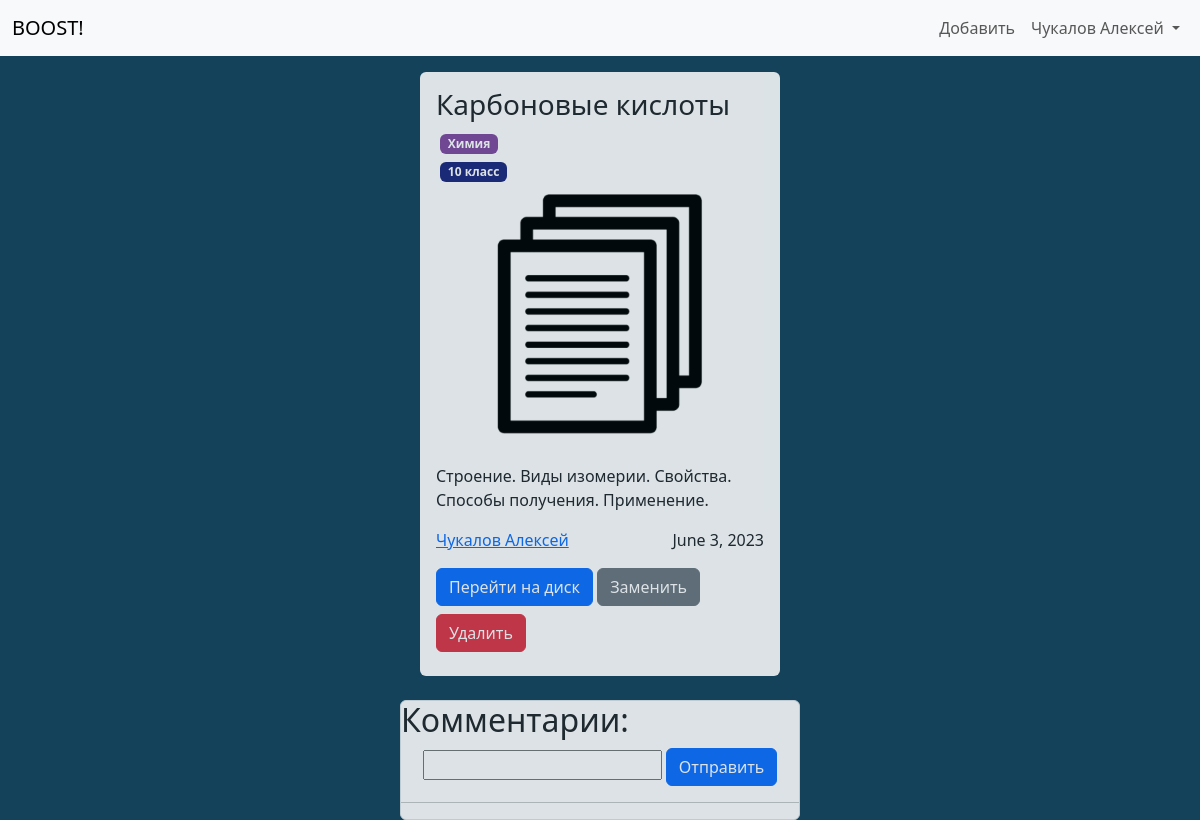
The app's page /document8/ (signed in) with its own data.
### accounts/models.py (models this page shows, shortened)
class User (AbstractBaseUser):
    objects = UserManager()
    email = models.EmailField(
        verbose_name='email address',
        max_length=255,
        unique=True
    )
    username = models.CharField(
        verbose_name='username',
        max_length=30,
        unique=True
    )
    avatar = models.ImageField(
        verbose_name='Avatar',
        default='media/default_images/default_avatar.png',
        upload_to='media/',
        blank=False,
    )
    first_name = models.CharField(
        verbose_name='first name',
        max_length=30
    )
    last_name = models.CharField(
        verbose_name='last name',
        max_length=30
    )
    bookmarks = models.ManyToManyField(
        Doc,
        blank=True
    )
    is_active = models.BooleanField(default=True)
    staff = models.BooleanField(default=False)
    admin = models.BooleanField(default=False)
    USERNAME_FIELD = 'email'
    REQUIRED_FIELDS = ['username', 'first_name', 'last_name']
    def __str__(self):
        return f'{self.last_name} {self.first_name}'

### app/models.py (models this page shows, shortened)
class Doc (models.Model):
    title = models.CharField(max_length=255)
    description = models.CharField(max_length=511, blank=True)
    link = models.URLField(max_length=255, unique=True)
    path = models.CharField(max_length=127)
    preview = models.ImageField(
        upload_to='media/',
        blank=False,
        default='media/default_images/default_document.png'
    )
    likes = models.IntegerField(default=0)
    dislikes = models.IntegerField(default=0)
    comments = models.IntegerField(default=0)
    studies = models.ManyToManyField(Study)
    subjects = models.ManyToManyField(Subject)
    author = models.ForeignKey(User, on_delete=models.CASCADE)
    date = models.DateField()

### app/tags.py (models this page shows, shortened)
class Subject (models.Model):
    name = models.CharField(max_length=31, unique=True)
    color = models.CharField(max_length=7, unique=True)

class Study (models.Model):
    level = models.CharField(max_length=15, unique=True)
    color = models.CharField(max_length=7, unique=True)

### app/views.py (the view, shortened to what this page needs)
# urls.py: path('document<int:pk>/', login_required(views.doc_page, login_url='/login/'), name='doc_page'),
def doc_page(request, pk):
    doc = Doc.objects.get(pk=pk)
    context = {
        'doc': doc
    }
    form = CommentForm()
    context['form'] = form
    return render(request, 'doc_page.html', context)

### app/forms.py
class CommentForm(forms.Form):
    comment = forms.CharField(
        widget=forms.TextInput,
        max_length=511
    )

### app/templates/doc_page.html (shortened to what this page needs)
<!DOCTYPE html>
{% load static %}
<html lang="en">
<head>
    <link rel="stylesheet" href="{% static 'bootstrap.min.css' %}">
    <link rel="stylesheet" href="{% static 'styles/doc_page.css' %}">
    <link rel="stylesheet" href="{% static 'styles/main.css' %}">
</head>
<body onload="load()">
    <header class="mb-3">
        {% include 'menu.html' %}
    </header>
    <main class="d-flex justify-content-center">
        <section class="col-4">
                    <section class="d-flex justify-content-center">
                        <section id="docCard" class="rounded p-3 mb-4">
                            <section class="">
                                <div class="d-flex justify-content-between">
                                    <h3>{{doc.title}}</h3>
                                    <button class="btn" name="bookmark" id="bookmarkBtn" onclick="postBookmark();setTimeout(loadData, 50)"></button>
                                </div>
                                <div class="mb-2">
                                    <div class="d-flex">
                                        {% for subject in doc.subjects.all %}
                                        <span class="badge m-1" style="background-color: {{subject.color}}">
                                            {{subject.name}}
                                        </span>
                                    {% endfor %}
                                    </div>
                                    <div class="d-flex">
                                        {% for study in doc.studies.all %}
                                        <span class="badge m-1" style="background-color: {{study.color}}">
                                            {{study.level}}
                                        </span>
                                    {% endfor %}
                                    </div>
                                </div>
                                <div class="d-flex justify-content-center">
                                    <img src="{{doc.preview.url}}" id="docImage" class="mb-3 " alt="">
                                </div>
                                    <div class="d-flex justify-content-center">
                                        <button class="btn" name="like" id="likeBtn" onclick="postLike();setTimeout(loadData, 50)"></button>
                                        <button class="btn" id="dislikeBtn" name="dislike" onclick="postDislike();setTimeout(loadData, 50)"></button>
                                        <button class="btn" id="commentBtn"></button>
                                    </div>
                                <p>{{doc.description}}</p>
                                <section class="d-flex justify-content-between">
                                    <a href="/id{{doc.author.pk}}">{{doc.author}}</a>
                                    <p>{{doc.date}}</p>
                                </section>
                                <section class="d-flex justify-content-center">
                                    <form method="POST">
                                        <a href="{{doc.link}}" class="btn btn-primary mb-2">
                                            Перейти на диск
                                        </a>
                                        {% if user == doc.author %}
                                            <a href="edit/" class="btn btn-secondary mb-2">
                                                Заменить
                                            </a>
                                            <input type="submit" name="delete" class="btn btn-danger mb-2" value="Удалить">
                                        {% endif %}
                                    </form>
                                </section>
                            </section>
                        </section>
                    </section>
                    <section class="border border-1 rounded" id="commentsSection">
                        <h2>Комментарии:</h2>
                        <div class="d-flex justify-content-center">
                            <form method="POST">
                                <input type="text" id="messageInput" name="messageInput">
                                <input class="btn btn-primary" type="button" value="Отправить" onclick="postComment();setTimeout(loadData, 50)">
                            </form>
                        </div>
                        <hr>
                    </section>
        </section>
    </main>
</body>
</html>

### app/templates/menu.html (shortened to what this page needs)
<nav class="navbar navbar-expand-lg bg-body-tertiary">
        <div class="container-fluid">
          <div>
            {% if request.path == '/' %}
          <a class="navbar-brand" href="#">BOOST!</a>
          {% else %}
          <a class="navbar-brand" href="/">BOOST!</a>
          {% endif %}
          </div>
            <div class="d-flex justify-content-end">
          <div class="collapse navbar-collapse" id="navbarNavDropdown">
            <ul class="navbar-nav">
              {% if request.user.is_authenticated %}
                <li class="nav-item">
                  <a class="nav-link" href="/create">Добавить</a>
                </li>
              <div class="dropdown-center">
                <li class="nav-item dropdown">
                  <a class="nav-link dropdown-toggle" href="#" role="button" data-bs-toggle="dropdown" aria-expanded="false">
                    {{request.user}}
                  </a>
                </li>
              </div>
              {% else %}
              <li class="nav-item">
                <a class="nav-link" href="/login">Войти</a>
              </li>
              {% endif %}
            </ul>
            </div>
          </div>
        </div>
      </nav>

### static/styles/doc_page.css (style rules this page uses)
#docCard { max-width: 30vw; background-color: #fff; opacity: 0.85; }
#commentsSection { background-color: #fff; opacity: 0.85; }
#docImage { max-width: 20vw; }

### static/styles/main.css (style rules this page uses)
body { background-color: #14425A; }
img { width: 100%; }

### records on screen
User: user "Чукалов Алексей"
Doc: title "Карбоновые кислоты", preview (placeholder picture), description "Строение. Виды изомерии. Свойства. Способы получения. Применение.", author "Чукалов Алексей", date "June 3, 2023"
Subject: name "Химия"
Study: level "10 класс"
